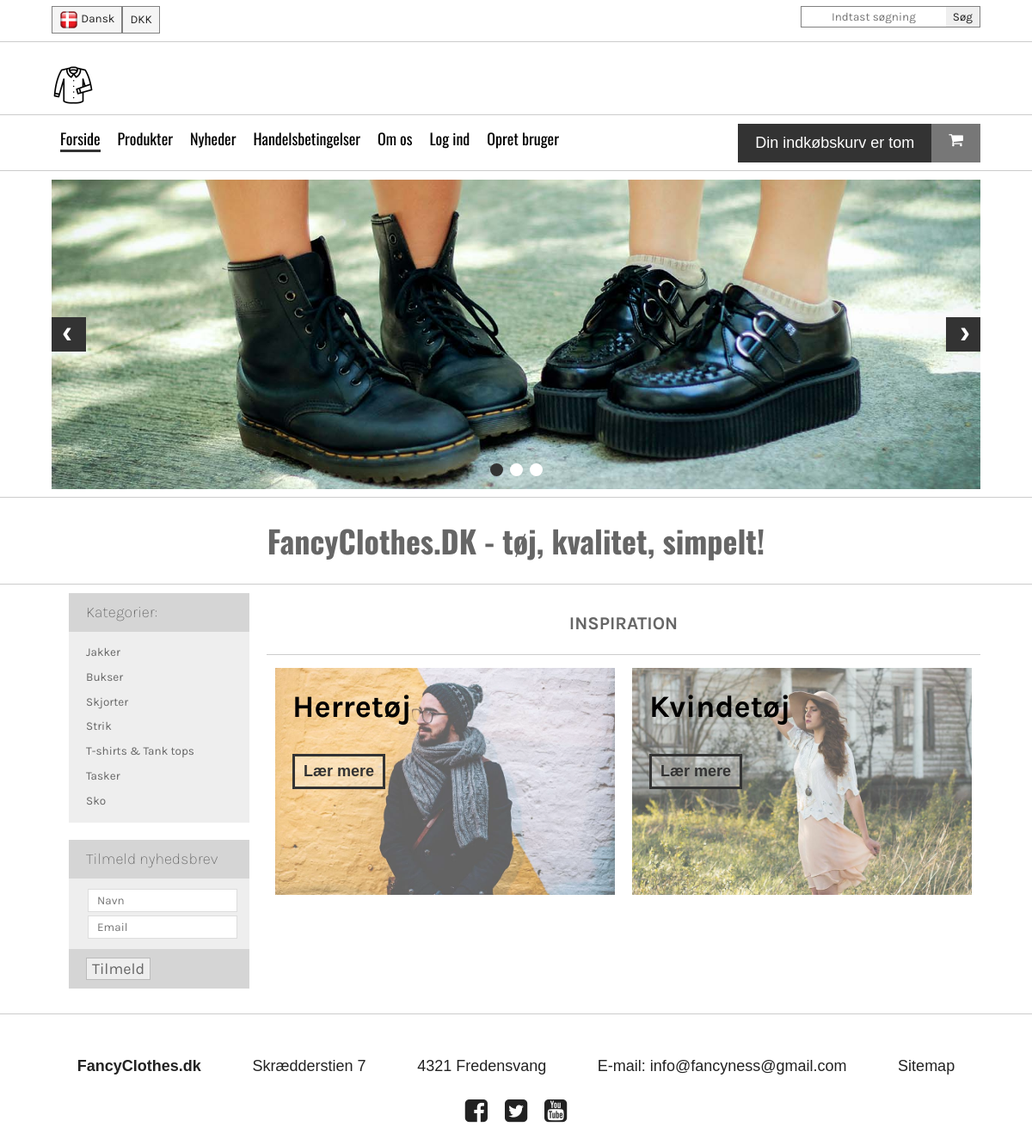
The app's page /index.php?categoryId=2 with its own data.
### tables this page shows
CREATE TABLE `categories` (
  `categoryId` int(11) NOT NULL,
  `category` varchar(20) NOT NULL
);

### assets/getCategoryLinks.php (the view)
<?php
require_once "connect.php";
$statement = $dbh->prepare("SELECT * FROM categories");
$statement->execute();
while ($row = $statement->fetch(PDO::FETCH_ASSOC)) { ?>
    <li><a href="index.php?categoryId=<?php echo $row['categoryId'] ?>"><?php echo $row['category'] ?></a></li>
<?php };

### css/main.css (style rules this page uses)
html { color: #222; font-size: 1em; line-height: 1.4; }

### css/styles.css (style rules this page uses)
:root { font-size: 18px; }
main aside > div > div:nth-child(2) a { color: #666; text-decoration: none; }
main aside > div > div:nth-child(2) ul li, main aside > div > div:nth-child(2) ul input, main aside > div > div:nth-child(2) form li, main aside > div > div:nth-child(2) form input { padding: 5px 0; font-size: 0.75rem; }

### records on screen
categories: category "Jakker"
categories: category "Bukser"
categories: category "Skjorter"
categories: category "Strik"
categories: category "T-shirts & Tank tops"
categories: category "Tasker"
categories: category "Sko"
